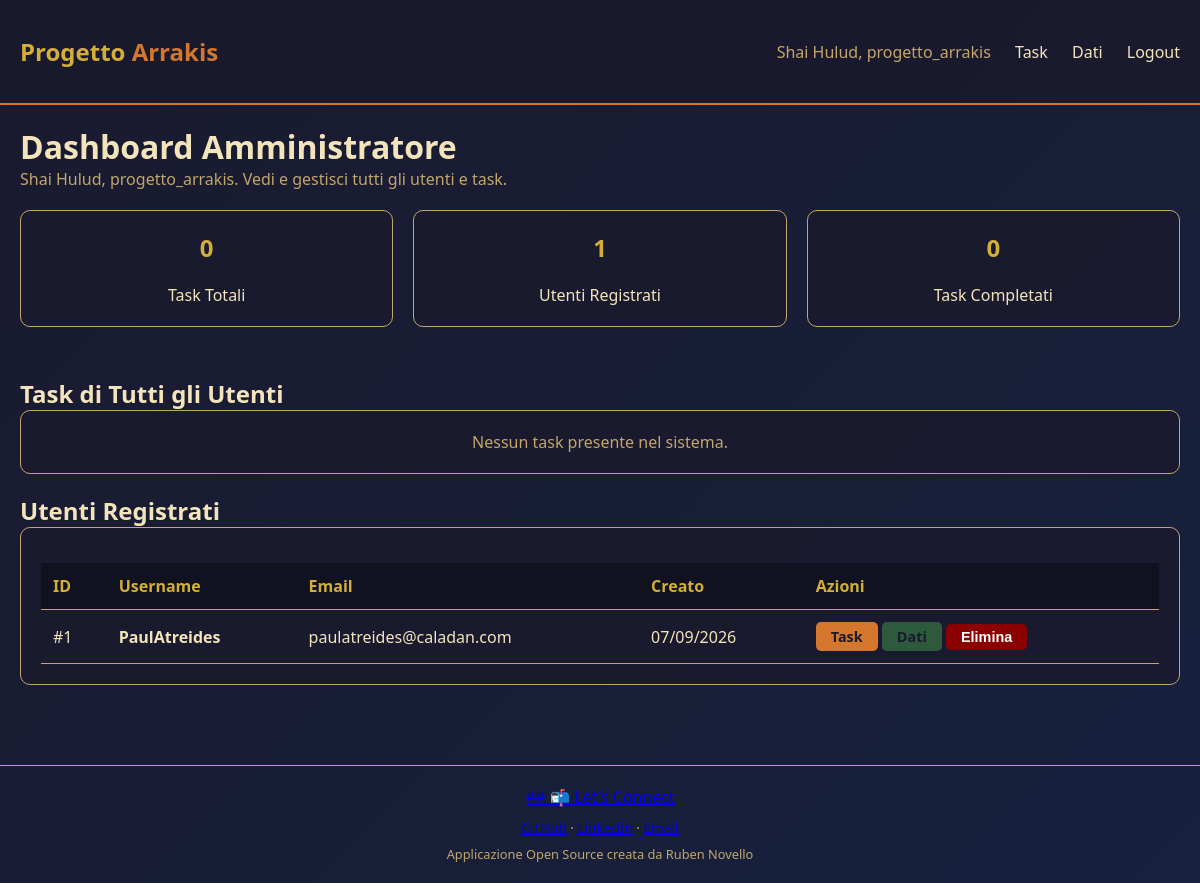
The app's page /dashboard (signed in) with its own data.
### tables this page shows
CREATE TABLE admin (
                    admin_id INTEGER PRIMARY KEY AUTOINCREMENT,
                    username TEXT UNIQUE NOT NULL,
                    password_hash TEXT NOT NULL,
                    email TEXT NOT NULL,
                    created_at TIMESTAMP DEFAULT CURRENT_TIMESTAMP
                );

CREATE TABLE users (
                    user_id INTEGER PRIMARY KEY AUTOINCREMENT,
                    username TEXT UNIQUE NOT NULL,
                    password_hash TEXT NOT NULL,
                    email TEXT NOT NULL,
                    created_at TIMESTAMP DEFAULT CURRENT_TIMESTAMP
                );

### web/app.py (the view)
@app.route('/dashboard')
@login_required
def dashboard():
    user = get_current_user()
    admin = get_current_admin()
    if admin:
        tasks = AdminTaskController.get_all_tasks()
        users = UserController.get_all_users()
        datasets = AdminDatasetController.get_all_datasets()
        return render_template('dashboard_admin.html', tasks=tasks, users=users, admin=admin, datasets=datasets)
    if user:
        tasks = TaskController.get_user_tasks(user)
        datasets = DatasetController.get_user_datasets(user)
        return render_template('dashboard.html', tasks=tasks, user=user, datasets=datasets)
    return redirect(url_for('login'))

### controller.py (called while the page is built)
    @staticmethod
    def get_all_users() -> List[User]:
        db = get_database()
        return db.get_all_users()

    @staticmethod
    def get_all_tasks() -> List[Task]:
        db = get_database()
        return db.get_all_tasks()

    @staticmethod
    def get_all_datasets() -> List[Dataset]:
        db = get_database()
        return db.get_all_datasets()

### db.py (called while the page is built)
def get_database() -> Database:
    global _db_instance
    if _db_instance is None:
        _db_instance = Database()
    return _db_instance

    def _get_connection(self) -> sqlite3.Connection:
        conn = sqlite3.connect(self._db_path)
        conn.row_factory = sqlite3.Row
        return conn

    def _row_to_user(self, row: sqlite3.Row) -> User:
        return User(
            user_id=row['user_id'],
            username=row['username'],
            password_hash=row['password_hash'],
            email=row['email'],
            created_at=datetime.fromisoformat(row['created_at']) if row['created_at'] else None
        )

    def _row_to_admin(self, row: sqlite3.Row) -> Admin:
        return Admin(
            admin_id=row['admin_id'],
            username=row['username'],
            password_hash=row['password_hash'],
            email=row['email'],
            created_at=datetime.fromisoformat(row['created_at']) if row['created_at'] else None
        )

    def _row_to_dataset(self, row: sqlite3.Row) -> Dataset:
        return Dataset(
            dataset_id=row['dataset_id'],
            nome=row['nome'],
            descrizione=row['descrizione'] or "",
            file_type=row['file_type'],
            user_id=row['user_id'],
            file_size=row['file_size'] or 0,
            created_at=datetime.fromisoformat(row['created_at']) if row['created_at'] else None,
            updated_at=datetime.fromisoformat(row['updated_at']) if row['updated_at'] else None
        )

    def get_admin_by_id(self, admin_id: int) -> Optional[Admin]:
        with self._get_connection() as conn:
            cursor = conn.cursor()
            cursor.execute("SELECT * FROM admin WHERE admin_id = ?", (admin_id,))
            row = cursor.fetchone()
            return self._row_to_admin(row) if row else None

    def get_all_users(self) -> List[User]:
        with self._get_connection() as conn:
            cursor = conn.cursor()
            cursor.execute("SELECT * FROM users ORDER BY created_at DESC")
            rows = cursor.fetchall()
            return [self._row_to_user(row) for row in rows]

### web/templates/dashboard_admin.html (shortened to what this page needs)
{% extends "base.html" %}
{% block content %}
<div style="margin-bottom: 20px;">
    <h1>Dashboard Amministratore</h1>
    <p style="color: var(--sand-dark);">Shai Hulud, {{ admin.username }}. Vedi e gestisci tutti gli utenti e task.</p>
</div>
<div style="display: grid; grid-template-columns: repeat(auto-fit, minmax(250px, 1fr)); gap: 20px; margin-bottom: 30px;">
    <div class="card" style="text-align: center;">
        <h2 style="border: none; margin-bottom: 10px;">{{ tasks|length }}</h2>
        <p>Task Totali</p>
    </div>
    <div class="card" style="text-align: center;">
        <h2 style="border: none; margin-bottom: 10px;">{{ users|length }}</h2>
        <p>Utenti Registrati</p>
    </div>
    <div class="card" style="text-align: center;">
        <h2 style="border: none; margin-bottom: 10px;">{{ tasks|selectattr('stato', 'equalto', 'done')|list|length }}</h2>
        <p>Task Completati</p>
    </div>
</div>
<h2>Task di Tutti gli Utenti</h2>
{% if tasks %}
    <div class="card">
        <table>
            <thead>
                <tr>
                    <th>ID</th>
                    <th>Titolo</th>
                    <th>Utente</th>
                    <th>Stato</th>
                    <th>Azioni</th>
                </tr>
            </thead>
            <tbody>
                {% for task in tasks %}
                <tr>
                    <td>#{{ task.task_id }}</td>
                    <td><strong>{{ task.titolo }}</strong></td>
                    <td>
                        {% for u in users %}
                            {% if u.user_id == task.user_id %}
                                {{ u.username }}
                            {% endif %}
                        {% endfor %}
                    </td>
                    <td><span class="status {{ task.stato }}">{{ task.stato }}</span></td>
                    <td>
                        <form method="POST" action="{{ url_for('admin_update_task_status', task_id=task.task_id) }}" style="display: inline-flex; gap: 5px;">
                            <select name="stato" style="padding: 5px; background: var(--deep-desert); color: var(--sand-light); border: 1px solid var(--sand-dark);">
                                <option value="todo" {% if task.stato == 'todo' %}selected{% endif %}>Todo</option>
                                <option value="in_progress" {% if task.stato == 'in_progress' %}selected{% endif %}>In Progress</option>
                                <option value="done" {% if task.stato == 'done' %}selected{% endif %}>Done</option>
                            </select>
                            <button type="submit" class="btn btn-small">Aggiorna</button>
                        </form>
                    </td>
                </tr>
                {% endfor %}
            </tbody>
        </table>
    </div>
{% else %}
    <div class="card">
        <p style="text-align: center; color: var(--sand-dark);">Nessun task presente nel sistema.</p>
    </div>
{% endif %}
<h2>Utenti Registrati</h2>
<div class="card">
    <table>
        <thead>
            <tr>
                <th>ID</th>
                <th>Username</th>
                <th>Email</th>
                <th>Creato</th>
                <th>Azioni</th>
            </tr>
        </thead>
        <tbody>
            {% for u in users %}
            <tr>
                <td>#{{ u.user_id }}</td>
                <td><strong>{{ u.username }}</strong></td>
                <td>{{ u.email }}</td>
                <td>{{ u.created_at.strftime('%d/%m/%Y') }}</td>
                <td>
                    <a href="{{ url_for('admin_user_tasks', user_id=u.user_id) }}" class="btn btn-small">Task</a>
                    <a href="{{ url_for('admin_user_datasets', user_id=u.user_id) }}" class="btn btn-small" style="background: var(--arrakis-green);">Dati</a>
                    <form method="POST" action="{{ url_for('admin_delete_user', user_id=u.user_id) }}" style="display: inline;">
                        <button type="submit" class="btn btn-small btn-danger" onclick="return confirm('Eliminare questo utente e tutti i suoi task?')">Elimina</button>
                    </form>
                </td>
            </tr>
            {% endfor %}
        </tbody>
    </table>
</div>
{% endblock %}

### web/templates/base.html (shortened to what this page needs)
<!DOCTYPE html>
<html lang="it">
<head>
</head>
<body>
    <nav>
        <div class="container">
            <a href="{{ url_for('index') }}" class="logo">Progetto <span>Arrakis</span></a>
            <div class="nav-links">
                {% if session.get('user_id') or session.get('admin_id') %}
                    <span style="color: var(--sand-dark);">Shai Hulud, {{ session.get('username') }}</span>
                    <a href="{{ url_for('dashboard') }}">Task</a>
                    <a href="{{ url_for('data_page') }}">Dati</a>
                    <a href="{{ url_for('logout') }}">Logout</a>
                {% else %}
                    <a href="{{ url_for('login') }}">Login</a>
                    <a href="{{ url_for('register') }}">Registrati</a>
                {% endif %}
            </div>
        </div>
    </nav>
    <div class="container">
        {% block content %}{% endblock %}
    </div>
    <footer>
        <p><a href="https://github.com/RubenNovello" target="_blank">## 📬 Let's Connect</a></p>
        <p style="margin-top: 10px; font-size: 0.85rem;">
            <a href="https://github.com/RubenNovello" target="_blank">GitHub</a> ·
            <a href="https://www.linkedin.com/in/ruben-novello" target="_blank">LinkedIn</a> ·
            <a href="mailto:novelloruben@gmail.com">Email</a>
        </p>
        <p style="margin-top: 8px; font-size: 0.8rem; color: var(--sand-dark);">
            Applicazione Open Source creata da Ruben Novello
        </p>
    </footer>
</body>
</html>

### web/templates/base.html (style rules this page uses)
:root { --sand-light: #f4e4bc; --sand-dark: #c2a66b; --spice-orange: #d4762c; --arrakis-green: #2d5a3d; --deep-desert: #1a1a2e; --night-sky: #16213e; --wisdom-gold: #d4af37; }
* { margin: 0; padding: 0; box-sizing: border-box; }
body { font-family: 'Segoe UI', Tahoma, Geneva, Verdana, sans-serif; background: linear-gradient(135deg, var(--deep-desert) 0%, var(--night-sky) 100%); min-height: 100vh; color: var(--sand-light); }
.container { max-width: 1200px; margin: 0 auto; padding: 20px; }
nav { background: rgba(26, 26, 46, 0.95); border-bottom: 2px solid var(--spice-orange); padding: 15px 0; }
nav .container { display: flex; justify-content: space-between; align-items: center; }
.logo { font-size: 1.5rem; font-weight: bold; color: var(--wisdom-gold); text-decoration: none; }
.logo span { color: var(--spice-orange); }
.nav-links a { color: var(--sand-light); text-decoration: none; margin-left: 20px; transition: color 0.3s; }
.btn { display: inline-block; padding: 10px 20px; background: var(--spice-orange); color: var(--deep-desert); text-decoration: none; border-radius: 5px; font-weight: bold; border: none; cursor: pointer; transition: all 0.3s; }
.btn-danger { background: #8b0000; color: white; }
.btn-small { padding: 5px 15px; font-size: 0.9rem; }
.card { background: rgba(26, 26, 46, 0.9); border: 1px solid var(--sand-dark); border-radius: 10px; padding: 20px; margin-bottom: 20px; }
.card h2 { color: var(--wisdom-gold); margin-bottom: 15px; border-bottom: 1px solid var(--sand-dark); padding-bottom: 10px; }
table { width: 100%; border-collapse: collapse; margin-top: 15px; }
th, td { padding: 12px; text-align: left; border-bottom: 1px solid var(--sand-dark); }
th { color: var(--wisdom-gold); background: rgba(0,0,0,0.3); }
footer { text-align: center; padding: 20px; color: var(--sand-dark); border-top: 1px solid var(--sand-dark); margin-top: 40px; }

### records on screen
admin: get "progetto_arrakis", username "progetto_arrakis"
users: user_id "1", username "PaulAtreides", email "paulatreides@caladan.com", created_at "07/09/2026"

### other values on screen
{{ tasks|length }} "0"
{{ users|length }} "1"
{{ tasks|selectattr('stato', 'equalto', 'done')|list|length }} "0"
